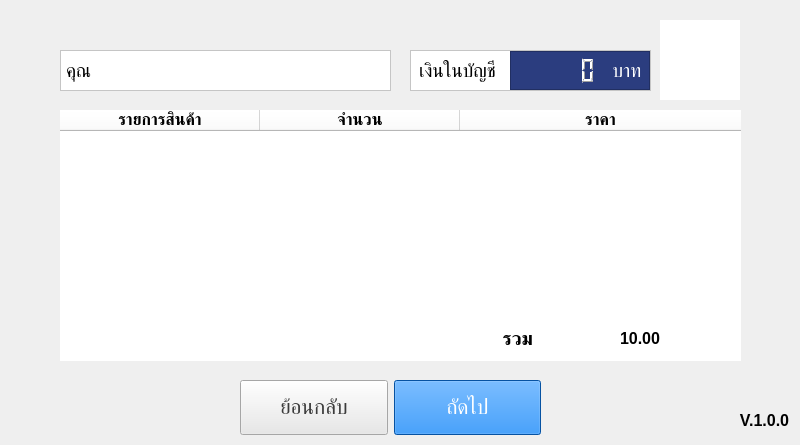
<?xml version="1.0" encoding="UTF-8"?>
<ui version="4.0">
 <class>MainWindow</class>
 <widget class="QMainWindow" name="MainWindow">
  <property name="geometry">
   <rect>
    <x>0</x>
    <y>0</y>
    <width>800</width>
    <height>445</height>
   </rect>
  </property>
  <property name="windowTitle">
   <string>MainWindow</string>
  </property>
  <widget class="QWidget" name="centralwidget">
   <widget class="QLabel" name="bgLabel">
    <property name="enabled">
     <bool>true</bool>
    </property>
    <property name="geometry">
     <rect>
      <x>0</x>
      <y>0</y>
      <width>800</width>
      <height>480</height>
     </rect>
    </property>
    <property name="minimumSize">
     <size>
      <width>800</width>
      <height>480</height>
     </size>
    </property>
    <property name="maximumSize">
     <size>
      <width>800</width>
      <height>480</height>
     </size>
    </property>
    <property name="text">
     <string/>
    </property>
    <property name="pixmap">
     <pixmap>QT_resource/bgsky.jpg</pixmap>
    </property>
    <property name="scaledContents">
     <bool>true</bool>
    </property>
   </widget>
   <widget class="QWidget" name="cancelaccept_widget" native="true">
    <property name="geometry">
     <rect>
      <x>240</x>
      <y>380</y>
      <width>301</width>
      <height>55</height>
     </rect>
    </property>
    <layout class="QHBoxLayout" name="horizontalLayout">
     <property name="leftMargin">
      <number>0</number>
     </property>
     <property name="topMargin">
      <number>0</number>
     </property>
     <property name="rightMargin">
      <number>0</number>
     </property>
     <property name="bottomMargin">
      <number>0</number>
     </property>
     <item>
      <widget class="QPushButton" name="cancelbutton">
       <property name="sizePolicy">
        <sizepolicy hsizetype="Minimum" vsizetype="Preferred">
         <horstretch>0</horstretch>
         <verstretch>0</verstretch>
        </sizepolicy>
       </property>
       <property name="font">
        <font>
         <family>Leelawadee UI</family>
         <pointsize>16</pointsize>
         <weight>50</weight>
         <bold>false</bold>
        </font>
       </property>
       <property name="styleSheet">
        <string notr="true">background-color: rgb(232, 232, 232);
color: rgb(59, 59, 59)</string>
       </property>
       <property name="text">
        <string>ย้อนกลับ</string>
       </property>
      </widget>
     </item>
     <item>
      <widget class="QPushButton" name="nextpagebutton">
       <property name="sizePolicy">
        <sizepolicy hsizetype="Minimum" vsizetype="Preferred">
         <horstretch>0</horstretch>
         <verstretch>0</verstretch>
        </sizepolicy>
       </property>
       <property name="font">
        <font>
         <family>Leelawadee UI</family>
         <pointsize>16</pointsize>
         <weight>50</weight>
         <bold>false</bold>
        </font>
       </property>
       <property name="styleSheet">
        <string notr="true">background-color: rgb(9, 115, 227);
color: rgb(255, 255, 255);</string>
       </property>
       <property name="text">
        <string>ถัดไป</string>
       </property>
      </widget>
     </item>
    </layout>
   </widget>
   <widget class="QLabel" name="pic_label">
    <property name="geometry">
     <rect>
      <x>660</x>
      <y>20</y>
      <width>80</width>
      <height>80</height>
     </rect>
    </property>
    <property name="maximumSize">
     <size>
      <width>80</width>
      <height>80</height>
     </size>
    </property>
    <property name="styleSheet">
     <string notr="true">QLabel{
background-color: rgb(255, 255, 255);
}</string>
    </property>
    <property name="text">
     <string/>
    </property>
   </widget>
   <widget class="QFrame" name="tellmoney_frame">
    <property name="geometry">
     <rect>
      <x>410</x>
      <y>50</y>
      <width>241</width>
      <height>41</height>
     </rect>
    </property>
    <property name="sizePolicy">
     <sizepolicy hsizetype="Preferred" vsizetype="Preferred">
      <horstretch>0</horstretch>
      <verstretch>0</verstretch>
     </sizepolicy>
    </property>
    <property name="styleSheet">
     <string notr="true">background-color: rgb(255, 255, 255);</string>
    </property>
    <property name="frameShape">
     <enum>QFrame::StyledPanel</enum>
    </property>
    <layout class="QHBoxLayout" name="horizontalLayout_2" stretch="4,6">
     <property name="leftMargin">
      <number>0</number>
     </property>
     <property name="topMargin">
      <number>0</number>
     </property>
     <property name="rightMargin">
      <number>0</number>
     </property>
     <property name="bottomMargin">
      <number>0</number>
     </property>
     <item>
      <widget class="QLabel" name="tellmoney_label">
       <property name="maximumSize">
        <size>
         <width>480</width>
         <height>480</height>
        </size>
       </property>
       <property name="font">
        <font>
         <family>Leelawadee UI</family>
         <pointsize>14</pointsize>
        </font>
       </property>
       <property name="styleSheet">
        <string notr="true">QLabel{
background-color: rgb(255, 255, 255);
}</string>
       </property>
       <property name="text">
        <string>เงินในบัญชี</string>
       </property>
       <property name="alignment">
        <set>Qt::AlignCenter</set>
       </property>
      </widget>
     </item>
     <item>
      <widget class="QFrame" name="money_frame">
       <property name="styleSheet">
        <string notr="true">background-color: rgb(43, 61, 127);
color: rgb(255, 255, 255);</string>
       </property>
       <property name="frameShape">
        <enum>QFrame::StyledPanel</enum>
       </property>
       <property name="frameShadow">
        <enum>QFrame::Raised</enum>
       </property>
       <layout class="QHBoxLayout" name="horizontalLayout_3" stretch="10,5">
        <property name="leftMargin">
         <number>0</number>
        </property>
        <property name="topMargin">
         <number>0</number>
        </property>
        <property name="rightMargin">
         <number>0</number>
        </property>
        <property name="bottomMargin">
         <number>0</number>
        </property>
        <item>
         <widget class="QLCDNumber" name="moneynumber">
          <property name="styleSheet">
           <string notr="true"/>
          </property>
          <property name="frameShape">
           <enum>QFrame::NoFrame</enum>
          </property>
          <property name="frameShadow">
           <enum>QFrame::Raised</enum>
          </property>
          <property name="smallDecimalPoint">
           <bool>false</bool>
          </property>
          <property name="digitCount">
           <number>6</number>
          </property>
          <property name="value" stdset="0">
           <double>0.000000000000000</double>
          </property>
          <property name="intValue" stdset="0">
           <number>0</number>
          </property>
         </widget>
        </item>
        <item>
         <widget class="QLabel" name="bath_label">
          <property name="sizePolicy">
           <sizepolicy hsizetype="Preferred" vsizetype="Preferred">
            <horstretch>0</horstretch>
            <verstretch>0</verstretch>
           </sizepolicy>
          </property>
          <property name="maximumSize">
           <size>
            <width>480</width>
            <height>480</height>
           </size>
          </property>
          <property name="font">
           <font>
            <family>Leelawadee UI</family>
            <pointsize>14</pointsize>
           </font>
          </property>
          <property name="layoutDirection">
           <enum>Qt::LeftToRight</enum>
          </property>
          <property name="autoFillBackground">
           <bool>false</bool>
          </property>
          <property name="styleSheet">
           <string notr="true">color: rgb(255, 255, 255);</string>
          </property>
          <property name="text">
           <string>บาท</string>
          </property>
          <property name="alignment">
           <set>Qt::AlignCenter</set>
          </property>
          <property name="wordWrap">
           <bool>false</bool>
          </property>
         </widget>
        </item>
       </layout>
      </widget>
     </item>
    </layout>
   </widget>
   <widget class="QLabel" name="name_label">
    <property name="geometry">
     <rect>
      <x>60</x>
      <y>50</y>
      <width>331</width>
      <height>41</height>
     </rect>
    </property>
    <property name="maximumSize">
     <size>
      <width>480</width>
      <height>480</height>
     </size>
    </property>
    <property name="font">
     <font>
      <family>Leelawadee UI</family>
      <pointsize>14</pointsize>
     </font>
    </property>
    <property name="styleSheet">
     <string notr="true">background-color: rgb(255, 255, 255);</string>
    </property>
    <property name="frameShape">
     <enum>QFrame::StyledPanel</enum>
    </property>
    <property name="frameShadow">
     <enum>QFrame::Plain</enum>
    </property>
    <property name="lineWidth">
     <number>1</number>
    </property>
    <property name="text">
     <string>คุณ</string>
    </property>
   </widget>
   <widget class="QLabel" name="version_label">
    <property name="geometry">
     <rect>
      <x>717</x>
      <y>400</y>
      <width>81</width>
      <height>41</height>
     </rect>
    </property>
    <property name="font">
     <font>
      <family>Leelawadee UI</family>
      <pointsize>12</pointsize>
      <weight>75</weight>
      <bold>true</bold>
     </font>
    </property>
    <property name="layoutDirection">
     <enum>Qt::LeftToRight</enum>
    </property>
    <property name="styleSheet">
     <string notr="true"/>
    </property>
    <property name="text">
     <string>V.1.0.0  </string>
    </property>
    <property name="alignment">
     <set>Qt::AlignRight|Qt::AlignTrailing|Qt::AlignVCenter</set>
    </property>
   </widget>
   <widget class="QFrame" name="table_frame">
    <property name="geometry">
     <rect>
      <x>60</x>
      <y>110</y>
      <width>681</width>
      <height>251</height>
     </rect>
    </property>
    <property name="styleSheet">
     <string notr="true">background-color: rgb(255, 255, 255);</string>
    </property>
    <layout class="QVBoxLayout" name="verticalLayout" stretch="90,20">
     <property name="leftMargin">
      <number>0</number>
     </property>
     <property name="topMargin">
      <number>0</number>
     </property>
     <property name="rightMargin">
      <number>0</number>
     </property>
     <property name="bottomMargin">
      <number>0</number>
     </property>
     <item>
      <widget class="QTableWidget" name="tableGoods">
       <property name="frameShape">
        <enum>QFrame::NoFrame</enum>
       </property>
       <property name="frameShadow">
        <enum>QFrame::Plain</enum>
       </property>
       <property name="gridStyle">
        <enum>Qt::SolidLine</enum>
       </property>
       <attribute name="horizontalHeaderVisible">
        <bool>true</bool>
       </attribute>
       <attribute name="horizontalHeaderCascadingSectionResizes">
        <bool>false</bool>
       </attribute>
       <attribute name="horizontalHeaderDefaultSectionSize">
        <number>200</number>
       </attribute>
       <attribute name="horizontalHeaderHighlightSections">
        <bool>true</bool>
       </attribute>
       <attribute name="horizontalHeaderMinimumSectionSize">
        <number>100</number>
       </attribute>
       <attribute name="horizontalHeaderShowSortIndicator" stdset="0">
        <bool>false</bool>
       </attribute>
       <attribute name="horizontalHeaderStretchLastSection">
        <bool>true</bool>
       </attribute>
       <attribute name="verticalHeaderStretchLastSection">
        <bool>false</bool>
       </attribute>
       <column>
        <property name="text">
         <string>รายการสินค้า</string>
        </property>
        <property name="font">
         <font>
          <family>Leelawadee UI</family>
          <pointsize>12</pointsize>
          <weight>75</weight>
          <bold>true</bold>
         </font>
        </property>
       </column>
       <column>
        <property name="text">
         <string>จำนวน</string>
        </property>
        <property name="font">
         <font>
          <family>Leelawadee UI</family>
          <pointsize>12</pointsize>
          <weight>75</weight>
          <bold>true</bold>
         </font>
        </property>
       </column>
       <column>
        <property name="text">
         <string>ราคา</string>
        </property>
        <property name="font">
         <font>
          <family>Leelawadee UI</family>
          <pointsize>12</pointsize>
          <weight>75</weight>
          <bold>true</bold>
         </font>
        </property>
       </column>
      </widget>
     </item>
     <item>
      <widget class="QFrame" name="horizontalFrame">
       <layout class="QHBoxLayout" name="totalamount" stretch="7,3">
        <property name="sizeConstraint">
         <enum>QLayout::SetNoConstraint</enum>
        </property>
        <property name="leftMargin">
         <number>0</number>
        </property>
        <property name="topMargin">
         <number>0</number>
        </property>
        <property name="rightMargin">
         <number>0</number>
        </property>
        <property name="bottomMargin">
         <number>0</number>
        </property>
        <item>
         <widget class="QLabel" name="total_label">
          <property name="font">
           <font>
            <family>Leelawadee</family>
            <pointsize>14</pointsize>
            <weight>75</weight>
            <bold>true</bold>
           </font>
          </property>
          <property name="text">
           <string>รวม</string>
          </property>
          <property name="alignment">
           <set>Qt::AlignRight|Qt::AlignTrailing|Qt::AlignVCenter</set>
          </property>
         </widget>
        </item>
        <item>
         <widget class="QLabel" name="totalmoney_label">
          <property name="font">
           <font>
            <family>Leelawadee UI</family>
            <pointsize>12</pointsize>
            <weight>75</weight>
            <bold>true</bold>
           </font>
          </property>
          <property name="text">
           <string>10.00</string>
          </property>
          <property name="alignment">
           <set>Qt::AlignCenter</set>
          </property>
         </widget>
        </item>
       </layout>
      </widget>
     </item>
    </layout>
   </widget>
  </widget>
 </widget>
 <resources/>
 <connections/>
</ui>
